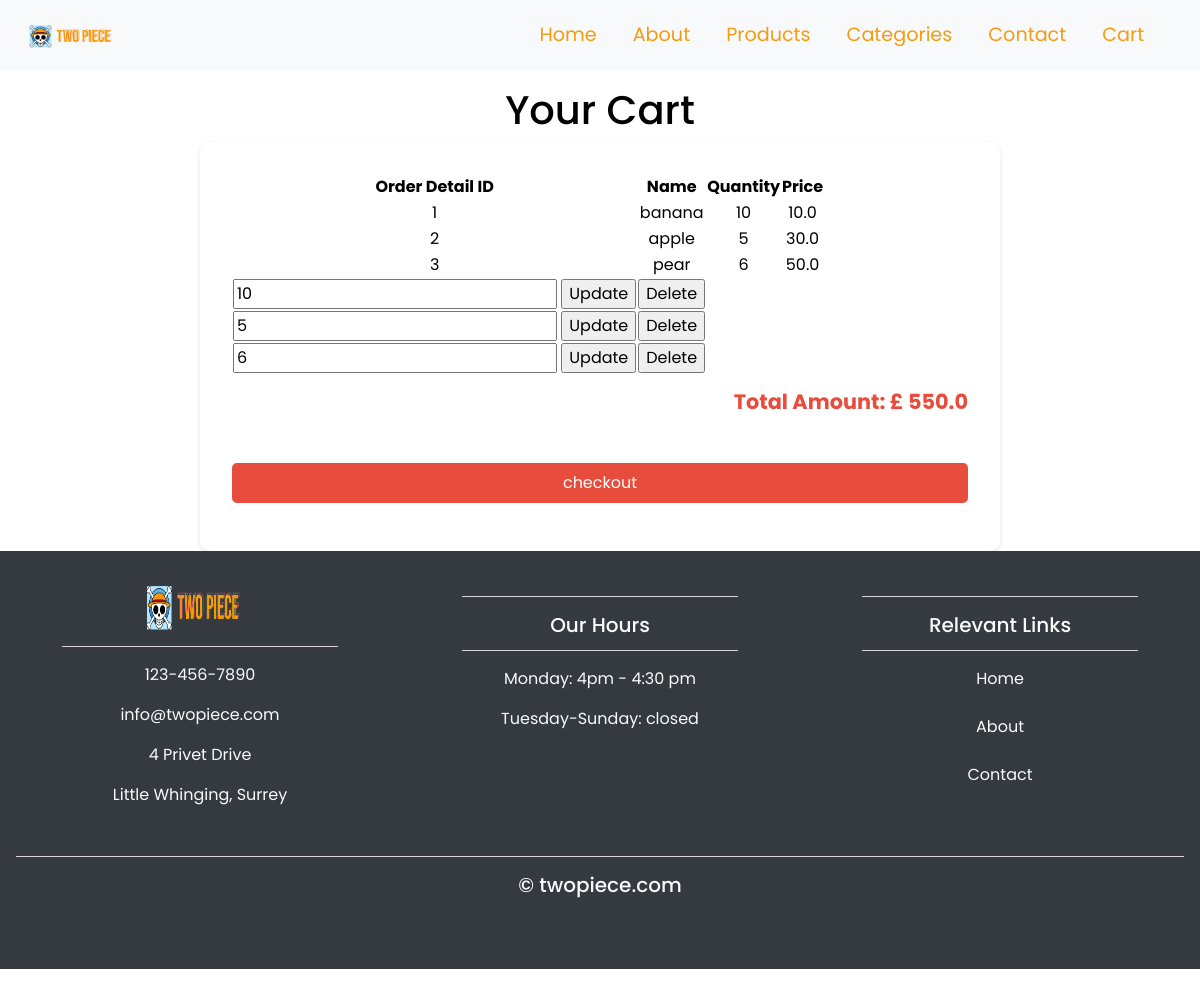
Page /cart on the earlier database version.
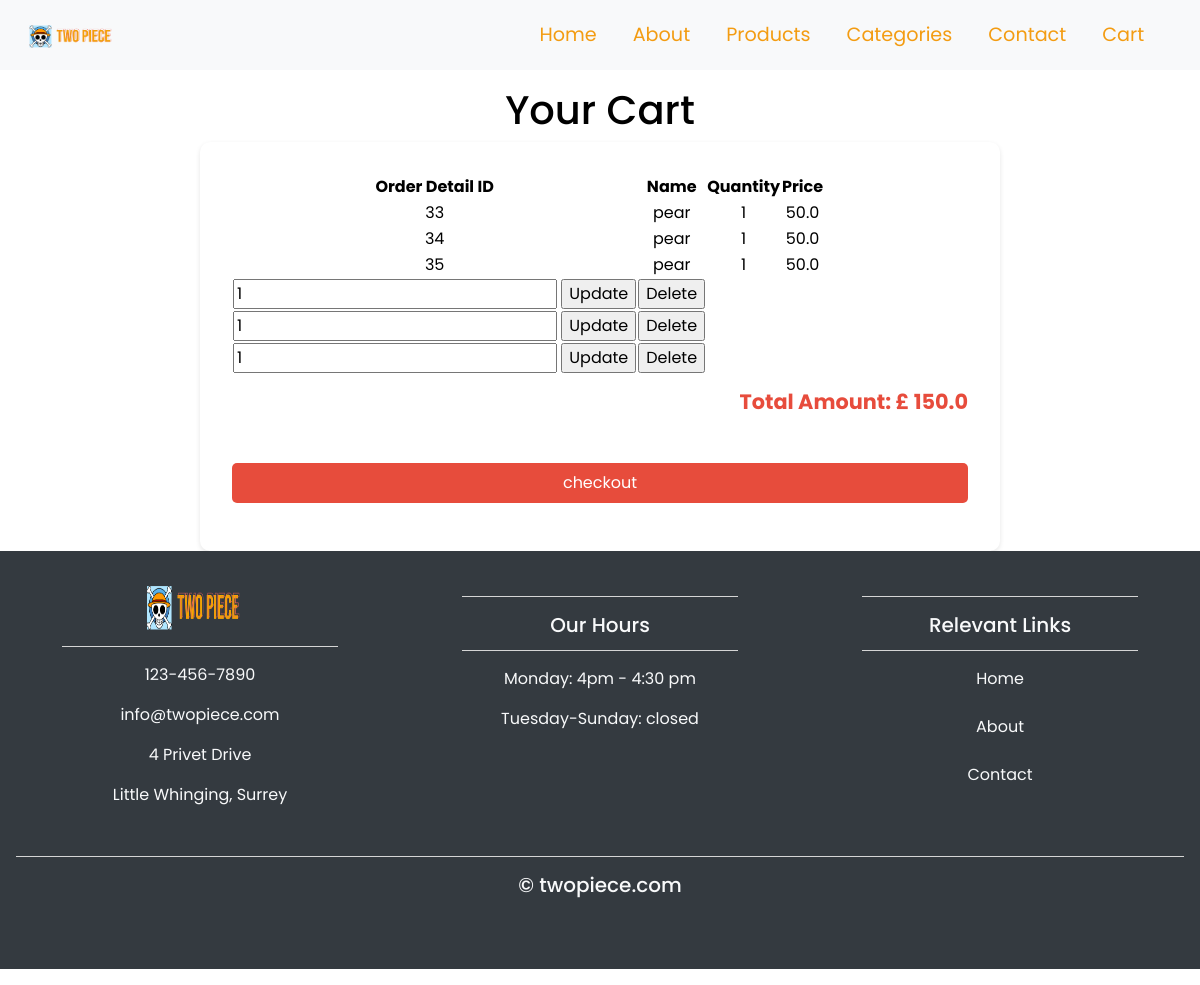
Same page on the later database version.
### application/models.py (models this page shows)
class Order_detail(db.Model):
    order_detail_id = db.Column(db.Integer, primary_key=True)
    order_id = db.Column(db.Integer, db.ForeignKey('order.order_id'), nullable=False)
    product_id = db.Column(db.Integer, db.ForeignKey('product.product_id'), nullable=False)
    quantity = db.Column(db.Integer, nullable = False)
    price = db.Column(db.Float, nullable=False)

class Product(db.Model):
    product_id = db.Column(db.Integer, primary_key=True)
    name = db.Column(db.String(30), nullable=False)
    description = db.Column(db.String(500), nullable=False)
    price = db.Column(db.Float)
    stock_quantity = db.Column(db.Integer)
    order_details = db.relationship('Order_detail', backref='product')

### application/routes.py (the view)
@app.route('/cart')
def cart():
    all_product = Product.query.all()
    all_orders = Order_detail.query.all()
    total_amount = sum([order.quantity * order.price for order in all_orders])
    return render_template('cart.html', all_orders=all_orders, total_amount=total_amount, all_product=all_product)

### application/templates/cart.html (shortened to what this page needs)
<!DOCTYPE html>
<html lang="en">
<head>
	<link rel="stylesheet" href="https://maxcdn.bootstrapcdn.com/bootstrap/4.0.0/css/bootstrap.min.css">
	<link href="\static\style.css" rel="stylesheet">
</head>
<body>
	{% include 'navbar.html' %}
	     <header class="cart-header">
             <h1>Your Cart</h1>
<main class="cart-main">
<div class=cart-items>
    <table>
    <tr>
    <th>Order Detail ID</th>
    <th>Name</th>
    <th>Quantity</th>
    <th>Price</th>
    </tr>
     <tr>
           {% for order in all_orders %}
    <td>{{ order.order_detail_id }}</td>
    <td>
            {% for product in all_product %}
            {% if product.product_id == order.product_id %}
                {{product.name}}
            {% endif %}
            {% endfor %}
    </td>
    <td>{{ order.quantity }}</td>
    <td>{{ order.price }}</td>
    </tr>
            {% endfor %}
                    {% for order in all_orders %}
            <tr>
            <td>
            <form action="{{ url_for('update_quantity', order_detail_id=order.order_detail_id) }}" method="post">
            <input type="number" name="new_quantity" value="{{ order.quantity }}" min="1">
            <input type="submit" value="Update">
            </form>
            </td>
            <td>
            <form action="{{ url_for('delete_item', order_detail_id=order.order_detail_id) }}" method="post">
            <input type="submit" value="Delete">
            </form>
            </td>
            </tr>
            {% endfor %}
    </table>
    <h3 class="total">Total Amount: £ {{ total_amount }}</h3> <br>
    <div>
    <a id="checkout-btn" href="{{ url_for('checkout') }}">checkout</a>
    </div>
</div>
</main>
	<footer>
		<div class="container-fluid padding">
		<div class="row text-center">
			<div class="col-md-4">
				<img id="footer-logo" src="\static\two piece logo 2.png">
				<hr class="light">
				<p>123-456-7890</p>
				<p>info@twopiece.com</p>
				<p>4 Privet Drive</p>
				<p>Little Whinging, Surrey</p>
			</div>
			<div class="col-md-4">
				<hr class="light">
				<h5>Our Hours</h5>
				<hr class="light">
				<p>Monday: 4pm - 4:30 pm</p>
				<p>Tuesday-Sunday: closed</p>
			</div>
			<div class="col-md-4">
				<hr class="light">
				<h5>Relevant Links</h5>
				<hr class="light">
				<a class="footer-padding" href="{{ url_for('home') }}">Home</a>
				<br>
				<a class="footer-padding" href="{{ url_for('about') }}">About</a>
				<br>
				<a class="footer-padding" href="{{ url_for('contact') }}">Contact</a>
				<br>
			</div>
			<div class="col-12">
				<hr class="light-100">
				<h5>&copy; twopiece.com</h5>
			</div>
		</div>
		</div>
		</footer>
</body>
</html>

Differences in the rows shown:
removed Order_detail: order_detail_id "1", quantity "10", price "10.0", new_quantity "10"
no longer on this page (row unchanged): Product: name "banana", shown under "1"
removed Order_detail: order_detail_id "2", quantity "5", price "30.0", new_quantity "5"
no longer on this page (row unchanged): Product: name "apple", shown under "2"
removed Order_detail: order_detail_id "3", quantity "6", price "50.0", new_quantity "6", Product (name "pear")
added Order_detail: order_detail_id "33", quantity "1", price "50.0", new_quantity "1", Product (name "pear")
added Order_detail: order_detail_id "34", quantity "1", price "50.0", new_quantity "1", Product (name "pear")
added Order_detail: order_detail_id "35", quantity "1", price "50.0", new_quantity "1", Product (name "pear")
Other differences:
{{ total_amount }}: "550.0" → "150.0"
